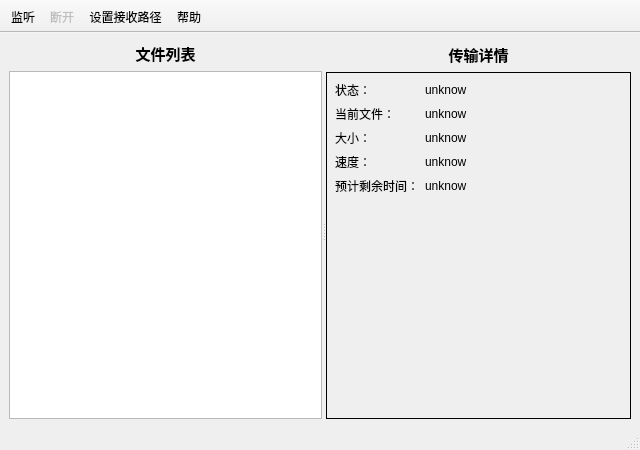
<?xml version="1.0" encoding="UTF-8"?>
<ui version="4.0">
 <class>AServer</class>
 <widget class="QMainWindow" name="AServer">
  <property name="geometry">
   <rect>
    <x>0</x>
    <y>0</y>
    <width>640</width>
    <height>450</height>
   </rect>
  </property>
  <property name="minimumSize">
   <size>
    <width>640</width>
    <height>450</height>
   </size>
  </property>
  <property name="maximumSize">
   <size>
    <width>640</width>
    <height>450</height>
   </size>
  </property>
  <property name="windowTitle">
   <string>接收方</string>
  </property>
  <property name="windowIcon">
   <iconset>
    <normaloff>:/transfer/res/transfer/fileTrans.png</normaloff>:/transfer/res/transfer/fileTrans.png</iconset>
  </property>
  <widget class="QWidget" name="centralwidget">
   <layout class="QGridLayout" name="gridLayout">
    <item row="0" column="0">
     <widget class="QSplitter" name="splitter">
      <property name="orientation">
       <enum>Qt::Horizontal</enum>
      </property>
      <widget class="QWidget" name="layoutWidget">
       <layout class="QVBoxLayout" name="verticalLayout">
        <item>
         <widget class="QLabel" name="label">
          <property name="maximumSize">
           <size>
            <width>16777215</width>
            <height>24</height>
           </size>
          </property>
          <property name="font">
           <font>
            <pointsize>11</pointsize>
            <bold>true</bold>
           </font>
          </property>
          <property name="text">
           <string>文件列表</string>
          </property>
          <property name="alignment">
           <set>Qt::AlignCenter</set>
          </property>
         </widget>
        </item>
        <item>
         <widget class="QListWidget" name="FileListView">
          <property name="contextMenuPolicy">
           <enum>Qt::CustomContextMenu</enum>
          </property>
         </widget>
        </item>
       </layout>
      </widget>
      <widget class="QWidget" name="layoutWidget">
       <layout class="QVBoxLayout" name="verticalLayout_2">
        <item>
         <widget class="QLabel" name="label_3">
          <property name="maximumSize">
           <size>
            <width>16777215</width>
            <height>24</height>
           </size>
          </property>
          <property name="font">
           <font>
            <pointsize>11</pointsize>
            <bold>true</bold>
           </font>
          </property>
          <property name="text">
           <string>传输详情</string>
          </property>
          <property name="alignment">
           <set>Qt::AlignCenter</set>
          </property>
         </widget>
        </item>
        <item>
         <widget class="QWidget" name="TransDetail_2" native="true">
          <property name="minimumSize">
           <size>
            <width>250</width>
            <height>0</height>
           </size>
          </property>
          <property name="styleSheet">
           <string notr="true">QWidget {
                        border: 1px solid;
                        }

                        QLabel {
                        border: none;  /* 确保 QLabel 的边框不被修改 */
                        }
                      </string>
          </property>
          <layout class="QFormLayout" name="formLayout">
           <item row="0" column="0">
            <widget class="QLabel" name="lb1">
             <property name="text">
              <string>状态：</string>
             </property>
            </widget>
           </item>
           <item row="0" column="1">
            <widget class="QLabel" name="lbStatus">
             <property name="text">
              <string>unknow</string>
             </property>
            </widget>
           </item>
           <item row="1" column="0">
            <widget class="QLabel" name="lb2">
             <property name="text">
              <string>当前文件：</string>
             </property>
            </widget>
           </item>
           <item row="1" column="1">
            <widget class="QLabel" name="lbCurFile">
             <property name="text">
              <string>unknow</string>
             </property>
            </widget>
           </item>
           <item row="2" column="0">
            <widget class="QLabel" name="lb3">
             <property name="text">
              <string>大小：</string>
             </property>
            </widget>
           </item>
           <item row="2" column="1">
            <widget class="QLabel" name="lbSize">
             <property name="text">
              <string>unknow</string>
             </property>
            </widget>
           </item>
           <item row="3" column="0">
            <widget class="QLabel" name="lb4">
             <property name="text">
              <string>速度：</string>
             </property>
            </widget>
           </item>
           <item row="3" column="1">
            <widget class="QLabel" name="lbSpeed">
             <property name="text">
              <string>unknow</string>
             </property>
            </widget>
           </item>
           <item row="4" column="0">
            <widget class="QLabel" name="lb5">
             <property name="text">
              <string>预计剩余时间：</string>
             </property>
            </widget>
           </item>
           <item row="4" column="1">
            <widget class="QLabel" name="lbRemaingTime">
             <property name="text">
              <string>unknow</string>
             </property>
            </widget>
           </item>
          </layout>
         </widget>
        </item>
       </layout>
      </widget>
     </widget>
    </item>
   </layout>
  </widget>
  <widget class="QStatusBar" name="statusbar"/>
  <widget class="QToolBar" name="toolBar">
   <property name="windowTitle">
    <string>toolBar</string>
   </property>
   <property name="movable">
    <bool>false</bool>
   </property>
   <property name="allowedAreas">
    <set>Qt::TopToolBarArea</set>
   </property>
   <property name="toolButtonStyle">
    <enum>Qt::ToolButtonTextBesideIcon</enum>
   </property>
   <attribute name="toolBarArea">
    <enum>TopToolBarArea</enum>
   </attribute>
   <attribute name="toolBarBreak">
    <bool>false</bool>
   </attribute>
   <addaction name="actionListen"/>
   <addaction name="actionDisConnect"/>
   <addaction name="actionSetSavePath"/>
   <addaction name="actionHelp"/>
  </widget>
  <action name="actionListen">
   <property name="icon">
    <iconset>
     <normaloff>:/transfer/res/transfer/tranStart.png</normaloff>:/transfer/res/transfer/tranStart.png</iconset>
   </property>
   <property name="text">
    <string>监听</string>
   </property>
   <property name="toolTip">
    <string>等待方送方传输.</string>
   </property>
   <property name="menuRole">
    <enum>QAction::NoRole</enum>
   </property>
  </action>
  <action name="actionDisConnect">
   <property name="enabled">
    <bool>false</bool>
   </property>
   <property name="icon">
    <iconset>
     <normaloff>:/transfer/res/transfer/disConnect.png</normaloff>:/transfer/res/transfer/disConnect.png</iconset>
   </property>
   <property name="text">
    <string>断开</string>
   </property>
   <property name="toolTip">
    <string>断开与发送方的连接.</string>
   </property>
   <property name="menuRole">
    <enum>QAction::NoRole</enum>
   </property>
  </action>
  <action name="actionHelp">
   <property name="icon">
    <iconset>
     <normaloff>:/transfer/res/transfer/help.png</normaloff>:/transfer/res/transfer/help.png</iconset>
   </property>
   <property name="text">
    <string>帮助</string>
   </property>
   <property name="toolTip">
    <string>查看使用说明.</string>
   </property>
   <property name="menuRole">
    <enum>QAction::NoRole</enum>
   </property>
  </action>
  <action name="actionSetSavePath">
   <property name="icon">
    <iconset>
     <normaloff>:/transfer/res/transfer/save.png</normaloff>:/transfer/res/transfer/save.png</iconset>
   </property>
   <property name="text">
    <string>设置接收路径</string>
   </property>
   <property name="toolTip">
    <string>发送方发送来的文件存在此路径下.</string>
   </property>
   <property name="menuRole">
    <enum>QAction::NoRole</enum>
   </property>
  </action>
  <action name="actionOpenFile">
   <property name="text">
    <string>打开(&amp;o)</string>
   </property>
   <property name="toolTip">
    <string>打开文件</string>
   </property>
   <property name="menuRole">
    <enum>QAction::NoRole</enum>
   </property>
  </action>
  <action name="actionOpenPath">
   <property name="text">
    <string>打开路径</string>
   </property>
   <property name="toolTip">
    <string>打开文件路径</string>
   </property>
   <property name="menuRole">
    <enum>QAction::NoRole</enum>
   </property>
  </action>
  <action name="actionCopyAbsoultPath">
   <property name="text">
    <string>复制完整路径和文件名</string>
   </property>
   <property name="toolTip">
    <string>复制AboslutePath</string>
   </property>
   <property name="menuRole">
    <enum>QAction::NoRole</enum>
   </property>
  </action>
 </widget>
 <resources>
  <include location="../Resource.qrc"/>
 </resources>
 <connections/>
</ui>
